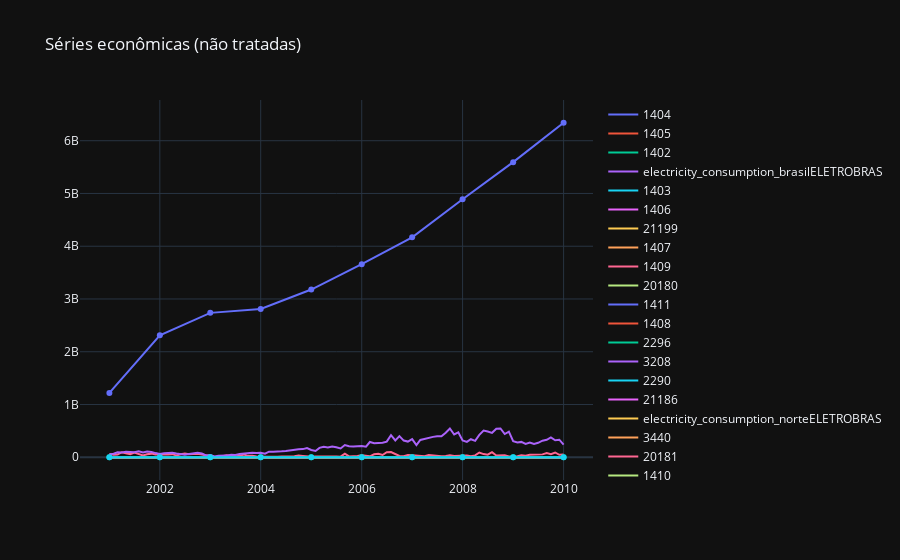

Notebook code cell kept with this figure:
### Markdown cell above
- Plot pré padronização

### Code cell
data = []
for i in range(len(list_to_dtw)):
    x = list_to_dtw[i]['date']
    y = list_to_dtw[i][list_to_dtw[i].columns[-1]]
    code = analysis_dfs.code.tolist()[i]
    trace = go.Scatter(x = x, y = y, name = code)
    data.append(trace)

layout = go.Layout(title = 'Séries econômicas (não tratadas)',
                   xaxis = dict(type = 'date'),
                   template  = 'plotly_dark')
fig = go.Figure(data=data, layout=layout)
pyo.iplot(fig, filename = './series_naotratadas.html',config=dict(showLink = False))
